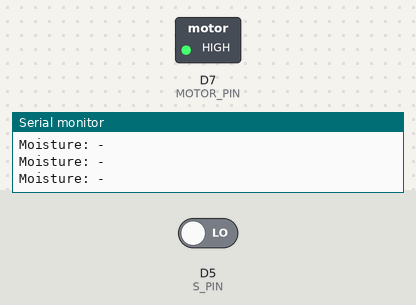
Bench run of a sketch on a simulated ESP8266 (NodeMCU). Shown: switched loads named in the sketch (green lamp = pin HIGH), the last lines printed to the serial monitor. The inputs (shaded band) are chosen by the test bench; at power-on: D5 (S_PIN) LOW.

Above: at 1.2 s.
1.3 s: D5 (S_PIN) driven HIGH
At 2.5 s:
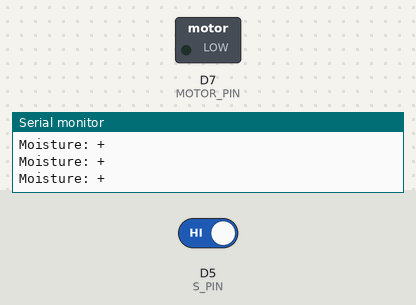
2.8 s: D5 (S_PIN) driven LOW
At 3.7 s:
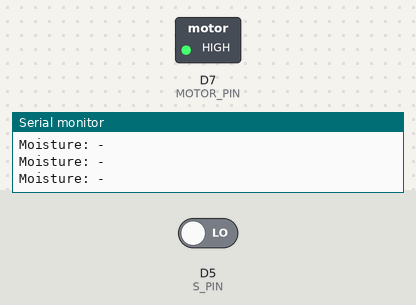
Timing chart, 0 to 5.8 s (numbered marks = the images above; inputs shaded):
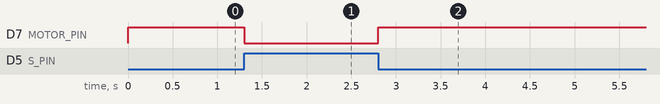

Measured:
- after the input at 1.3 s, D7 (MOTOR_PIN): HIGH → LOW at once
- after the input at 2.8 s, D7 (MOTOR_PIN): LOW → HIGH at once

The sketch:

watermotor.ino
```cpp
#if defined(ESP8266)
#define MOTOR_PIN D7
#define S_PIN D5
#endif

void setup() {
  Serial.begin(115200);
  initMotor();
}

void loop() {
  bool water = readS();
  if (water) {
    Serial.println("Moisture: +");
    onMotor();
  } else {
    Serial.println("Moisture: -");
    offMotor();
  }
  delay(100);
}

void initMotor() {
  pinMode (MOTOR_PIN, OUTPUT);
}

void onMotor() {
  digitalWrite(MOTOR_PIN, LOW);
}

void offMotor() {
  digitalWrite(MOTOR_PIN, HIGH);
}

bool readS() {
  int dValue = digitalRead(S_PIN); // 0: không có nước; 1: có nước
  if (dValue) return 1;
  else return 0;
}
```
